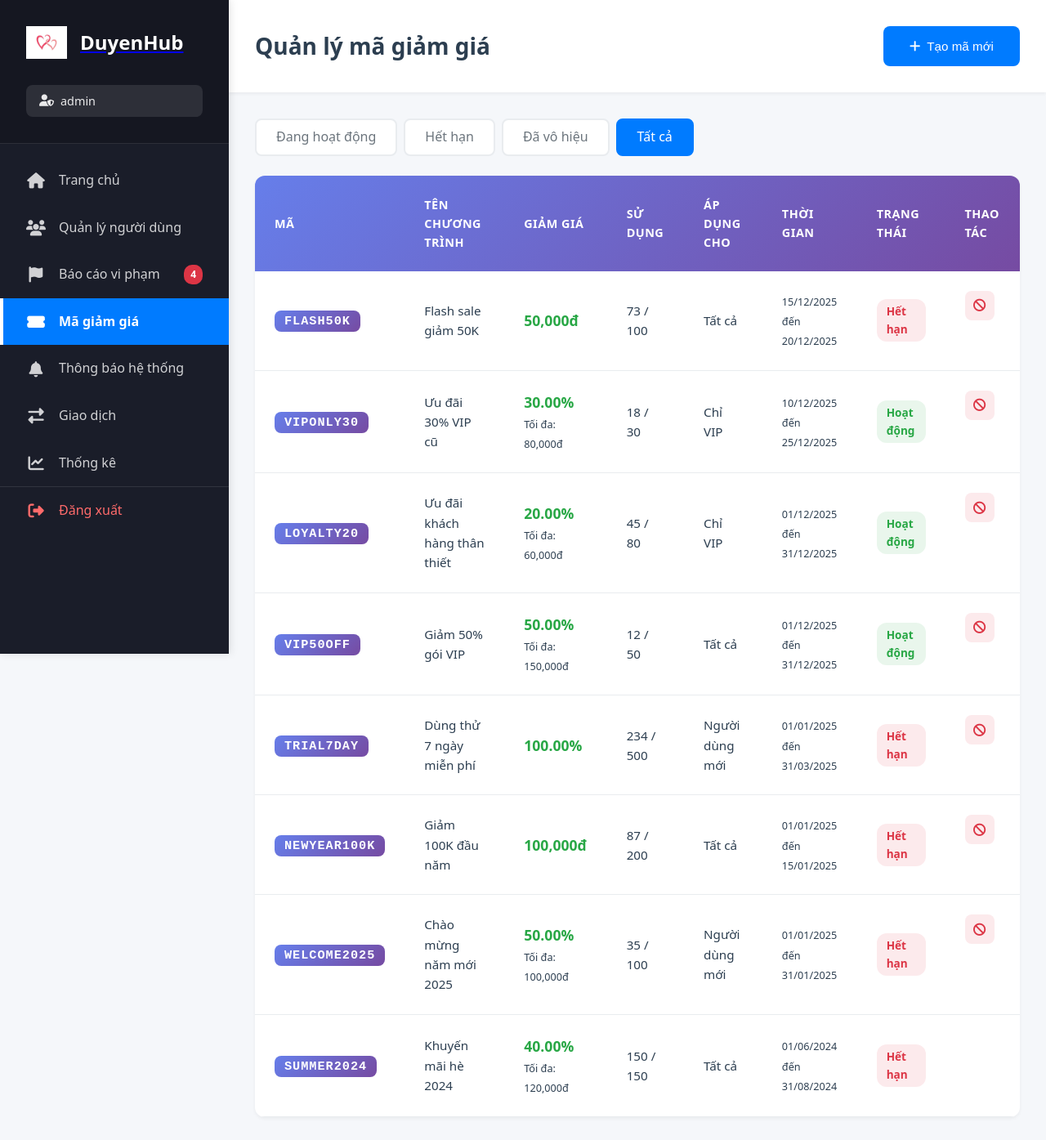
The app's page /views/admin/magiamgia.php?filter=all (signed in) with its own data.
### tables this page shows
CREATE TABLE `magiamgia` (
  `maMaGiamGia` int(11) NOT NULL,
  `maCoupon` varchar(50) NOT NULL,
  `tenChuongTrinh` varchar(255) NOT NULL,
  `loaiGiam` enum('percent','fixed') DEFAULT 'percent',
  `giaTriGiam` decimal(10,2) NOT NULL,
  `giaTriToiDa` decimal(10,2) DEFAULT NULL,
  `soLuongToiDa` int(11) DEFAULT NULL,
  `soLuongDaSuDung` int(11) DEFAULT 0,
  `ngayBatDau` datetime NOT NULL,
  `ngayKetThuc` datetime NOT NULL,
  `trangThai` enum('active','inactive','expired') DEFAULT 'active',
  `apDungCho` enum('all','new_user','vip_only') DEFAULT 'all',
  `thoiDiemTao` datetime DEFAULT current_timestamp()
);

### views/admin/magiamgia.php (the view, shortened to what this page needs)
<?php
$db = clsConnect::getInstance()->connect();
$filter = $_GET['filter'] ?? 'active';
$sql = "SELECT * FROM magiamgia";
$sql .= " ORDER BY thoiDiemTao DESC";
$result = $db->query($sql);
$coupons = $result->fetch_all(MYSQLI_ASSOC);
?>
<!DOCTYPE html>
<html lang="vi">
<head>
    <link rel="stylesheet" href="https://cdnjs.cloudflare.com/ajax/libs/font-awesome/6.4.0/css/all.min.css">
    <link rel="stylesheet" href="../../public/css/admin.css?v=<?php echo time(); ?>">
</head>
<body>
    <div class="admin-wrapper">
        <?php include 'sidebar.php'; ?>
        <main class="main-content">
            <div class="top-bar">
                <h1>Quản lý mã giảm giá</h1>
                <button onclick="showCreateModal()" class="btn btn-primary">
                    <i class="fas fa-plus"></i> Tạo mã mới
                </button>
            </div>
            <div class="content-area">
                <div class="filter-tabs">
                    <a href="?filter=active" class="<?php echo $filter === 'active' ? 'active' : ''; ?>">Đang hoạt động</a>
                    <a href="?filter=expired" class="<?php echo $filter === 'expired' ? 'active' : ''; ?>">Hết hạn</a>
                    <a href="?filter=inactive" class="<?php echo $filter === 'inactive' ? 'active' : ''; ?>">Đã vô hiệu</a>
                    <a href="?filter=all" class="<?php echo $filter === 'all' ? 'active' : ''; ?>">Tất cả</a>
                </div>
                <div class="table-container">
                    <table class="data-table">
                        <thead>
                            <tr>
                                <th>Mã</th>
                                <th>Tên chương trình</th>
                                <th>Giảm giá</th>
                                <th>Sử dụng</th>
                                <th>Áp dụng cho</th>
                                <th>Thời gian</th>
                                <th>Trạng thái</th>
                                <th>Thao tác</th>
                            </tr>
                        </thead>
                        <tbody>
                            <?php foreach ($coupons as $coupon): ?>
                            <tr>
                                <td><strong class="coupon-code"><?php echo htmlspecialchars($coupon['maCoupon']); ?></strong></td>
                                <td><?php echo htmlspecialchars($coupon['tenChuongTrinh']); ?></td>
                                <td>
                                    <?php if ($coupon['loaiGiam'] === 'percent'): ?>
                                        <span class="discount-value"><?php echo $coupon['giaTriGiam']; ?>%</span>
                                    <?php else: ?>
                                        <span class="discount-value"><?php echo number_format($coupon['giaTriGiam']); ?>đ</span>
                                    <?php endif; ?>
                                    <?php if ($coupon['giaTriToiDa'] > 0): ?>
                                        <br><small>Tối đa: <?php echo number_format($coupon['giaTriToiDa']); ?>đ</small>
                                    <?php endif; ?>
                                </td>
                                <td>
                                    <?php echo $coupon['soLuongDaSuDung']; ?> /
                                    <?php echo $coupon['soLuongToiDa'] > 0 ? $coupon['soLuongToiDa'] : '∞'; ?>
                                </td>
                                <td>
                                    <?php
                                    $applyFor = [
                                        'all' => 'Tất cả',
                                        'new_user' => 'Người dùng mới',
                                        'vip_only' => 'Chỉ VIP'
                                    ];
                                    echo $applyFor[$coupon['apDungCho']] ?? $coupon['apDungCho'];
                                    ?>
                                </td>
                                <td>
                                    <small>
                                        <?php echo date('d/m/Y', strtotime($coupon['ngayBatDau'])); ?><br>
                                        đến<br>
                                        <?php echo date('d/m/Y', strtotime($coupon['ngayKetThuc'])); ?>
                                    </small>
                                </td>
                                <td>
                                    <?php if ($coupon['trangThai'] === 'active' && strtotime($coupon['ngayKetThuc']) >= time()): ?>
                                        <span class="badge badge-success">Hoạt động</span>
                                    <?php elseif ($coupon['trangThai'] === 'expired' || strtotime($coupon['ngayKetThuc']) < time()): ?>
                                        <span class="badge badge-danger">Hết hạn</span>
                                    <?php else: ?>
                                        <span class="badge badge-secondary">Vô hiệu</span>
                                    <?php endif; ?>
                                </td>
                                <td class="action-buttons">
                                    <?php if ($coupon['trangThai'] === 'active'): ?>
                                        <form method="POST" style="display: inline;" onsubmit="return confirm('Bạn có chắc muốn vô hiệu hóa mã này?');">
                                            <button type="submit" class="btn-action btn-danger" title="Vô hiệu hóa">
                                                <i class="fas fa-ban"></i>
                                            </button>
                                        </form>
                                    <?php endif; ?>
                                </td>
                            </tr>
                            <?php endforeach; ?>
                        </tbody>
                    </table>
                </div>
            </div>
        </main>
    </div>
</body>
</html>

### public/css/admin.css (style rules this page uses)
:root { --primary: #007bff; --secondary: #6c757d; --success: #28a745; --danger: #dc3545; --warning: #ffc107; --info: #17a2b8; --light: #f8f9fa; --dark: #343a40; --sidebar-bg: #1a1d29; --sidebar-hover: #252837; --sidebar-active: #007bff; --text-primary: #2c3e50; --text-secondary: #6c757d; --text-light: #95a5a6; --spacing-xs: 0.25rem; --spacing-sm: 0.5rem; --spacing-md: 1rem; --spacing-lg: 1.5rem; --spacing-xl: 2rem; --border-radius: 8px; --border-radius-sm: 4px; --border-radius-lg: 12px; --shadow-sm: 0 2px 4px rgba(0,0,0,0.05); --shadow-md: 0 4px 8px rgba(0,0,0,0.1); --shadow-lg: 0 8px 16px rgba(0,0,0,0.15); }
* { margin: 0; padding: 0; box-sizing: border-box; }
body { font-family: 'Segoe UI', -apple-system, BlinkMacSystemFont, 'Roboto', 'Helvetica Neue', Arial, sans-serif; background: #f5f7fa; color: var(--text-primary); line-height: 1.6; overflow-x: hidden; }
.admin-wrapper { display: flex; min-height: 100vh; }
.main-content { flex: 1; margin-left: 280px; min-height: 100vh; background: #f5f7fa; }
.top-bar { background: white; padding: var(--spacing-xl); box-shadow: var(--shadow-sm); display: flex; justify-content: space-between; align-items: center; position: sticky; top: 0; z-index: 100; }
.top-bar h1 { font-size: 1.75rem; font-weight: 700; color: var(--text-primary); margin: 0; }
.content-area { padding: var(--spacing-xl); }
.filter-tabs { display: flex; gap: var(--spacing-sm); margin-bottom: var(--spacing-lg); flex-wrap: wrap; }
.filter-tabs a { padding: var(--spacing-sm) var(--spacing-lg); background: white; color: var(--text-secondary); text-decoration: none; border-radius: var(--border-radius); font-weight: 500; transition: all 0.3s ease; border: 2px solid #e9ecef; }
.filter-tabs a.active { background: var(--primary); color: white; border-color: var(--primary); }
.table-container { background: white; border-radius: var(--border-radius-lg); box-shadow: var(--shadow-sm); overflow: hidden; }
.data-table { width: 100%; border-collapse: collapse; }
.data-table thead { background: linear-gradient(135deg, #667eea 0%, #764ba2 100%); color: white; }
.data-table th { padding: var(--spacing-lg); text-align: left; font-weight: 600; font-size: 0.9rem; text-transform: uppercase; letter-spacing: 0.5px; }
.data-table tbody tr { border-bottom: 1px solid #e9ecef; transition: all 0.2s ease; }
.data-table td { padding: var(--spacing-lg); font-size: 0.95rem; }
.badge { display: inline-flex; align-items: center; gap: var(--spacing-xs); padding: 4px 12px; border-radius: 12px; font-size: 0.85rem; font-weight: 600; }
.badge-success { background: rgba(40, 167, 69, 0.1); color: var(--success); }
.badge-danger { background: rgba(220, 53, 69, 0.1); color: var(--danger); }
.action-buttons { display: flex; gap: var(--spacing-sm); }
.btn-action { width: 36px; height: 36px; border: none; border-radius: var(--border-radius); display: inline-flex; align-items: center; justify-content: center; cursor: pointer; transition: all 0.3s ease; font-size: 0.95rem; }
.btn-action.btn-danger { background: rgba(220, 53, 69, 0.1); color: var(--danger); }
.btn { display: inline-flex; align-items: center; gap: var(--spacing-sm); padding: var(--spacing-md) var(--spacing-xl); border: none; border-radius: var(--border-radius); font-size: 0.95rem; font-weight: 500; cursor: pointer; transition: all 0.3s ease; text-decoration: none; }
.btn-primary { background: var(--primary); color: white; }
.btn-danger { background: var(--danger); color: white; }
.coupon-code { font-family: 'Courier New', monospace; background: linear-gradient(135deg, #667eea 0%, #764ba2 100%); color: white; padding: 4px 12px; border-radius: var(--border-radius); font-weight: 700; letter-spacing: 1px; }
.discount-value { font-size: 1.1rem; font-weight: 700; color: var(--success); }

### records on screen
magiamgia: maCoupon "FLASH50K", tenChuongTrinh "Flash sale giảm 50K", giaTriGiam "50,000", soLuongDaSuDung "73", soLuongToiDa "100", apDungCho "Tất cả", ngayBatDau "15/12/2025", ngayKetThuc "20/12/2025", trangThai "Hết hạn"
magiamgia: maCoupon "VIPONLY30", tenChuongTrinh "Ưu đãi 30% VIP cũ", giaTriGiam "30.00", giaTriToiDa "80,000", soLuongDaSuDung "18", soLuongToiDa "30", apDungCho "Chỉ VIP", ngayBatDau "10/12/2025", ngayKetThuc "25/12/2025", trangThai "Hoạt động"
magiamgia: maCoupon "LOYALTY20", tenChuongTrinh "Ưu đãi khách hàng thân thiết", giaTriGiam "20.00", giaTriToiDa "60,000", soLuongDaSuDung "45", soLuongToiDa "80", apDungCho "Chỉ VIP", ngayBatDau "01/12/2025", ngayKetThuc "31/12/2025", trangThai "Hoạt động"
magiamgia: maCoupon "VIP50OFF", tenChuongTrinh "Giảm 50% gói VIP", giaTriGiam "50.00", giaTriToiDa "150,000", soLuongDaSuDung "12", soLuongToiDa "50", apDungCho "Tất cả", ngayBatDau "01/12/2025", ngayKetThuc "31/12/2025", trangThai "Hoạt động"
magiamgia: maCoupon "TRIAL7DAY", tenChuongTrinh "Dùng thử 7 ngày miễn phí", giaTriGiam "100.00", soLuongDaSuDung "234", soLuongToiDa "500", apDungCho "Người dùng mới", ngayBatDau "01/01/2025", ngayKetThuc "31/03/2025", trangThai "Hết hạn"
magiamgia: maCoupon "NEWYEAR100K", tenChuongTrinh "Giảm 100K đầu năm", giaTriGiam "100,000", soLuongDaSuDung "87", soLuongToiDa "200", apDungCho "Tất cả", ngayBatDau "01/01/2025", ngayKetThuc "15/01/2025", trangThai "Hết hạn"
magiamgia: maCoupon "WELCOME2025", tenChuongTrinh "Chào mừng năm mới 2025", giaTriGiam "50.00", giaTriToiDa "100,000", soLuongDaSuDung "35", soLuongToiDa "100", apDungCho "Người dùng mới", ngayBatDau "01/01/2025", ngayKetThuc "31/01/2025", trangThai "Hết hạn"
magiamgia: maCoupon "SUMMER2024", tenChuongTrinh "Khuyến mãi hè 2024", giaTriGiam "40.00", giaTriToiDa "120,000", soLuongDaSuDung "150", soLuongToiDa "150", apDungCho "Tất cả", ngayBatDau "01/06/2024", ngayKetThuc "31/08/2024", trangThai "Hết hạn"

### other values on screen
$adminName "admin"
$pendingReports "4"
